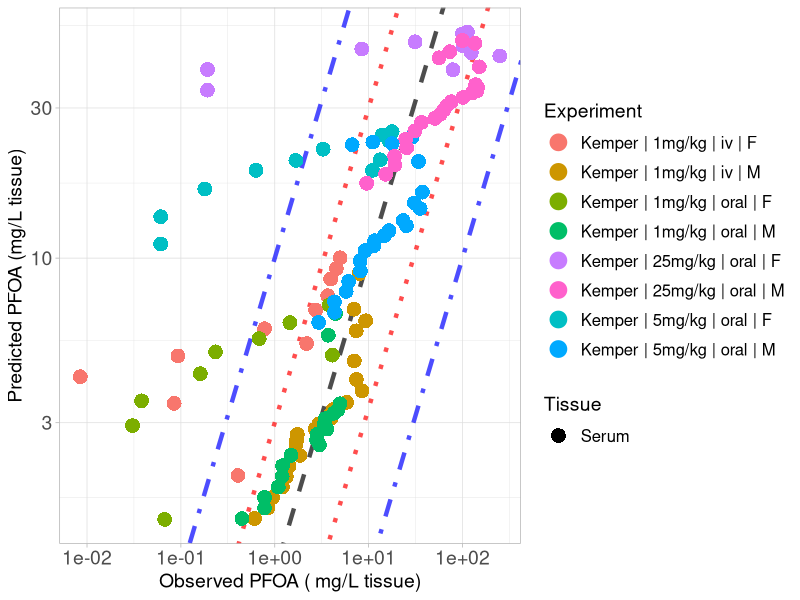

This figure's R source:
library(ggplot2)

#setwd("C:/Users/ptsir/Documents/GitHub/PFAS_PBK_models/PFOA inhalation Rat/Validation/Validation_results")
setwd("C:/Users/Ioannis/Documents/GitHub/PFAS_PBK_models/PFOA inhalation Rat/Validation/full_params_PT_excreta_restricted_Ka_58")

# Load Results 

# 
Kemper_serum_results <- read.csv("Kemper_2003_serum_results.csv", header = T)
Kemper_iv_F_1 <- Kemper_serum_results[Kemper_serum_results$Dose == 1 & Kemper_serum_results$Type == "iv" &
                               Kemper_serum_results$sex == "F", ]
Kemper_iv_F_1$Experiment <- "Kemper | 1mg/kg | iv | F"

Kemper_oral_F_1 <- Kemper_serum_results[Kemper_serum_results$Dose == 1 & Kemper_serum_results$Type == "oral" &
                                 Kemper_serum_results$sex == "F", ]
Kemper_oral_F_1$Experiment <- "Kemper | 1mg/kg | oral | F"

Kemper_oral_F_5 <- Kemper_serum_results[Kemper_serum_results$Dose == 5 & Kemper_serum_results$Type == "oral" &
                                 Kemper_serum_results$sex == "F", ]
Kemper_oral_F_5$Experiment <- "Kemper | 5mg/kg | oral | F"
Kemper_oral_F_25 <- Kemper_serum_results[Kemper_serum_results$Dose == 25 & Kemper_serum_results$Type == "oral" &
                                  Kemper_serum_results$sex == "F", ]
Kemper_oral_F_25$Experiment <- "Kemper | 25mg/kg | oral | F"

Kemper_iv_M_1 <- Kemper_serum_results[Kemper_serum_results$Dose == 1 & Kemper_serum_results$Type == "iv" &
                               Kemper_serum_results$sex == "M", ]
Kemper_iv_M_1$Experiment <- "Kemper | 1mg/kg | iv | M"

Kemper_oral_M_1 <- Kemper_serum_results[Kemper_serum_results$Dose == 1 & Kemper_serum_results$Type == "oral" &
                                 Kemper_serum_results$sex == "M", ]
Kemper_oral_M_1$Experiment <- "Kemper | 1mg/kg | oral | M"

Kemper_oral_M_5 <- Kemper_serum_results[Kemper_serum_results$Dose == 5 & Kemper_serum_results$Type == "oral" &
                                 Kemper_serum_results$sex == "M", ]
Kemper_oral_M_5$Experiment <- "Kemper | 5mg/kg | oral | M"
Kemper_oral_M_25 <- Kemper_serum_results[Kemper_serum_results$Dose == 25 & Kemper_serum_results$Type == "oral" &
                                  Kemper_serum_results$sex == "M", ]
Kemper_oral_M_25$Experiment <- "Kemper | 25mg/kg | oral | M"
# 
# Kudo_high <- Kudo_results[Kudo_results$Dose == 16.560, ] 
# Kudo_high$Experiment <-  "Kudo | 16mg/kg | iv"
# 
# Kim_results <- read.csv("Kim_results.csv", header = T)
# Kim_iv <- Kim_results[Kim_results$Type == "iv",]
# Kim_iv$Experiment <-  "Kim | 1mg/kg | iv"
# 
# Kim_oral <- Kim_results[Kim_results$Type == "oral",]
# Kim_oral$Experiment <-  "Kim | 1mg/kg | oral"


Experiment <- scales::hue_pal()(8)

names(Experiment) <- unique(c( Kemper_iv_F_1$Experiment, Kemper_iv_M_1$Experiment,
                              Kemper_oral_F_1$Experiment,Kemper_oral_M_1$Experiment, Kemper_oral_F_5$Experiment, 
                               
                               Kemper_oral_M_5$Experiment,  Kemper_oral_F_25$Experiment, Kemper_oral_M_25$Experiment))



scatter_plot <- ggplot()+
  geom_abline(intercept = log10(1), slope = 1, linetype = "dashed", color = "black", linewidth = 1.5, alpha = 0.7) +  # Identity line in log10 scale
  geom_abline(intercept = log10(3), slope = 1, linetype = "dotted", color = "red", linewidth = 1.5, alpha = 0.7) +  # +3-fold error line
  geom_abline(intercept = log10(1/3), slope = 1, linetype = "dotted", color = "red", linewidth = 1.5, alpha = 0.7) +  # -3-fold error line
  geom_abline(intercept = log10(10), slope = 1, linetype = "dotdash", color = "blue", linewidth = 1.5, alpha = 0.7) +  # +10-fold error line
  geom_abline(intercept = log10(1/10), slope = 1, linetype = "dotdash", color = "blue", linewidth = 1.5, alpha = 0.7) +  # -10-fold error line
  geom_point(data = Kemper_iv_F_1, aes(x=Observed, y=Predicted, color = Experiment, shape = Tissue), size=4, stroke = 1.5)+
  geom_point(data = Kemper_oral_F_1, aes(x=Observed, y=Predicted, color = Experiment, shape = Tissue), size=4, stroke = 1.5)+
  geom_point(data = Kemper_oral_F_5, aes(x=Observed, y=Predicted, color = Experiment, shape = Tissue), size=4, stroke = 1.5)+
  geom_point(data = Kemper_oral_F_25, aes(x=Observed, y=Predicted, color = Experiment, shape = Tissue), size=4, stroke = 1.5)+
  geom_point(data = Kemper_iv_M_1, aes(x=Observed, y=Predicted, color = Experiment, shape = Tissue), size=4, stroke = 1.5)+
  geom_point(data = Kemper_oral_M_1, aes(x=Observed, y=Predicted, color = Experiment, shape = Tissue), size=4, stroke = 1.5)+
  geom_point(data = Kemper_oral_M_5, aes(x=Observed, y=Predicted, color = Experiment, shape = Tissue), size=4, stroke = 1.5)+
  geom_point(data = Kemper_oral_M_25, aes(x=Observed, y=Predicted, color = Experiment, shape = Tissue), size=4, stroke = 1.5)+
  scale_y_log10()+
  scale_x_log10()+
  scale_color_manual(values = Experiment)+
  theme(legend.spacing.y = unit(1, 'cm')) +
  guides(fill = guide_legend(byrow = TRUE))+
  theme_light()+
  labs(y = "Predicted PFOA (mg/L tissue)",
       x = "Observed PFOA ( mg/L tissue)")+
  theme(plot.title = element_text(hjust = 0.5),
        legend.key.size = unit(0.75, 'cm'),  
        legend.title = element_text(size=14),
        legend.text = element_text(size=12,  hjust = 0),
        axis.text = element_text(size = 14),
        axis.title = element_text(size = 14),
        )

#print(scatter_plot)

ggsave("validation_plot_PFOA_serum.png", scatter_plot, width = 11, height = 7, units = "in", dpi = 300)
